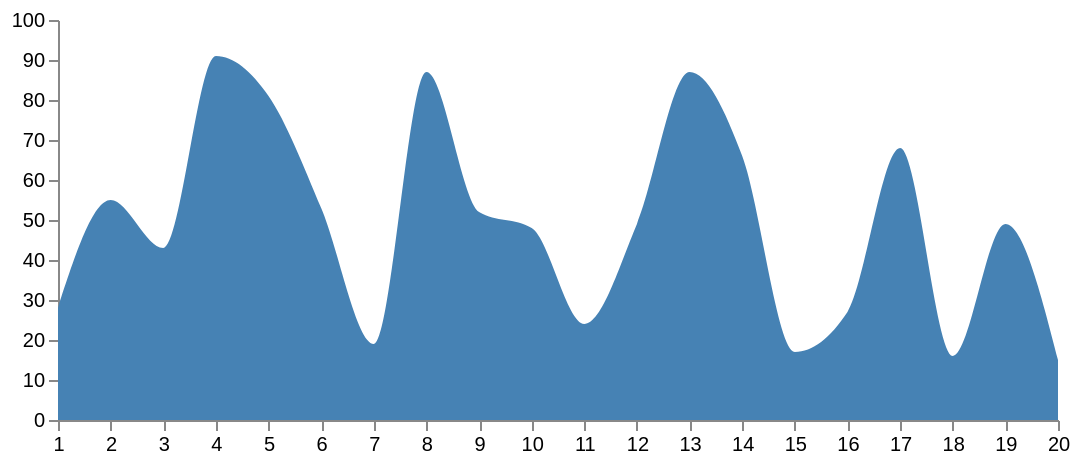

Write the Vega-Lite specification saved for this chart.
### Vega specification from a JSON file in a GitHub repository (floating-point values rounded to 4 significant figures)
{"$schema": "https://vega.github.io/schema/vega/v3.0.json", "width": 500, "height": 200, "padding": 5, "data": [{"name": "table", "values": [{"u": 1, "v": 28}, {"u": 2, "v": 55}, {"u": 3, "v": 43}, {"u": 4, "v": 91}, {"u": 5, "v": 81}, {"u": 6, "v": 53}, {"u": 7, "v": 19}, {"u": 8, "v": 87}, {"u": 9, "v": 52}, {"u": 10, "v": 48}, {"u": 11, "v": 24}, {"u": 12, "v": 49}, {"u": 13, "v": 87}, {"u": 14, "v": 66}, {"u": 15, "v": 17}, {"u": 16, "v": 27}, {"u": 17, "v": 68}, {"u": 18, "v": 16}, {"u": 19, "v": 49}, {"u": 20, "v": 15}]}], "scales": [{"name": "xscale", "type": "linear", "range": "width", "zero": false, "domain": {"data": "table", "field": "u"}}, {"name": "yscale", "type": "linear", "range": "height", "nice": true, "zero": true, "domain": {"data": "table", "field": "v"}}], "axes": [{"orient": "bottom", "scale": "xscale", "tickCount": 20}, {"orient": "left", "scale": "yscale"}], "marks": [{"type": "area", "from": {"data": "table"}, "encode": {"enter": {"interpolate": {"value": "monotone"}, "x": {"scale": "xscale", "field": "u"}, "y": {"scale": "yscale", "field": "v"}, "y2": {"scale": "yscale", "value": 0}, "fill": {"value": "steelblue"}}, "update": {"fillOpacity": {"value": 1}}, "hover": {"fillOpacity": {"value": 0.5}}}}]}
